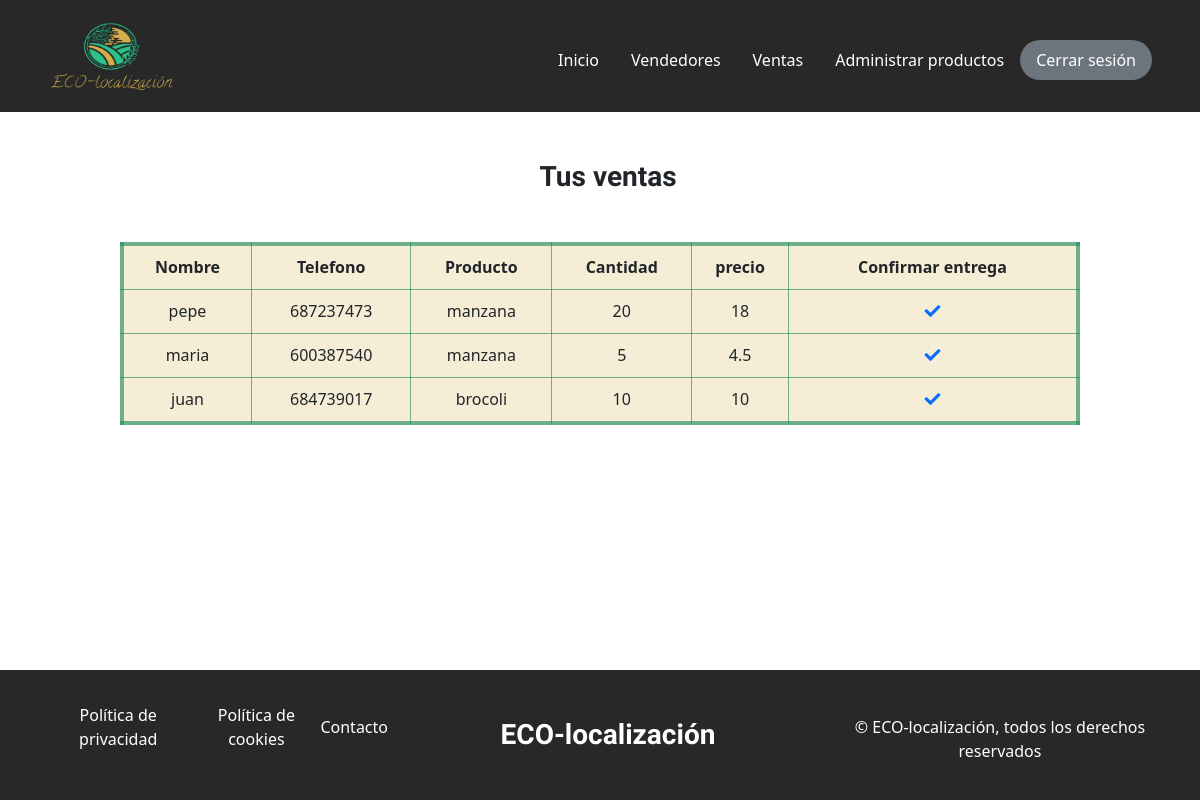
Screenshot of /administracion_productos/ventas.php (signed in) with the database file from the repository.
### tables this page shows
CREATE TABLE `ventas` (
  `id` int(8) NOT NULL,
  `id_vendedor` int(5) NOT NULL,
  `id_cliente` int(5) NOT NULL,
  `id_producto` int(8) NOT NULL,
  `cantidad` int(5) NOT NULL,
  `confirmada` tinyint(4) NOT NULL DEFAULT 0
);

CREATE TABLE `clientes` (
  `id` int(5) NOT NULL,
  `usuario` varchar(20) NOT NULL,
  `contrasena` varchar(20) NOT NULL,
  `nombre` varchar(20) NOT NULL,
  `apellidos` varchar(35) NOT NULL,
  `dni` varchar(9) NOT NULL,
  `correo` varchar(20) NOT NULL,
  `telefono` int(9) NOT NULL,
  `tipo` enum('vendedor','cliente','administrador') NOT NULL DEFAULT 'cliente',
  `confirmado` tinyint(1) NOT NULL DEFAULT 0,
  `ciudad` varchar(30) NOT NULL,
  `localidad` varchar(30) NOT NULL,
  `direccion` varchar(50) NOT NULL,
  `cp` int(5) NOT NULL
);

CREATE TABLE `productos` (
  `id` int(8) NOT NULL,
  `producto` varchar(20) NOT NULL
);

CREATE TABLE `precios` (
  `id` int(8) NOT NULL,
  `id_vendedor` int(5) NOT NULL,
  `id_producto` int(8) NOT NULL,
  `cantidad` int(8) NOT NULL,
  `precio` float NOT NULL
);

### administracion_productos/operacionesGenerales.php (called while the page is built, shortened)
<?php include_once "../php/databaseManagement.inc.php";
    function obtenerVentas($id){
        try {
            $con = new PDO("mysql:host=" . $GLOBALS['servidor'] . ";dbname=" . $GLOBALS['baseDatos'], $GLOBALS['user'], $GLOBALS['pass']);
            $sql = $con->prepare("SELECT ventas.id,clientes.nombre,clientes.telefono,productos.producto,ventas.cantidad,precios.precio from ventas,clientes,productos,precios WHERE clientes.id=ventas.id_cliente AND precios.id_producto=ventas.id_producto AND productos.id=ventas.id_producto AND precios.id_vendedor=:id AND ventas.id_vendedor = :id AND confirmada='0';");
            $sql->bindParam(":id", $id);
            $sql->execute();
            $miArray = [];
            while ($row = $sql->fetch(PDO::FETCH_ASSOC)) {
                $miArray[] = $row;
            }
        } catch (PDOException $e) {
            header("location: ../php/error.php");
        }
        return $miArray;
    }
?>

### administracion_productos/ventas.php (the view, shortened to what this page needs)
<!DOCTYPE html>
<html lang="es">
<head>
    <link rel="stylesheet" href="../fontawesome-free-5.15.4-web/css/all.min.css">
    <link rel="stylesheet" href="../css/bootstrap.min.css">
    <link rel="stylesheet" href="../css/headers.css">
    <link rel="stylesheet" href="../css/gestiones.css">
</head>
<body>
<header class="d-flex flex-wrap justify-content-center py-3 cabecera">
        <a href="../index.php" class="me-md-auto ms-5">
            <img src="../img/Captura-removebg-preview.png" class="logo">
        </a>
        <ul class="nav nav-pills mt-4">
            <li class="nav-item"><a href="../index.php" class="nav-link text-white">Inicio</a></li>
            <li class="nav-item"><a href="../vendedores/index.php" class="nav-link text-white">Vendedores</a></li>
            <?php
                if(isset($_SESSION['sesion_iniciada']) == true ){
                    $tipo = session_id();
                    if($tipo=="vendedor"){
                        echo "<li class='nav-item'><a href='ventas.php' class='nav-link text-white'>Ventas</a></li>";
                        echo "<li class='nav-item'><a href='index.php' class='nav-link text-white'>Administrar productos</a></li>";
                    }
                    echo "<li class='nav-item me-md-auto'><a href='../cerrarSesion.php' class='nav-link active bg-secondary rounded-pill me-5' aria-current='page'>Cerrar sesión</a></li>";
                }else{
                    echo "<li class='nav-item me-md-auto'><a href='../registro/index.php' class='nav-link active bg-success rounded-pill me-5' aria-current='page'>Entrar</a></li>";
                }
            ?>
        </ul>
    </header>
    <section>
        <article>
            <div class="row">
                <div>
                    <h3 class="mb-3 text-center mt-5">Tus ventas</h3>
                    <table class="fixed_headers mt-5">
                        <thead>
                            <tr>
                                <th>Nombre</th>
                                <th>Telefono</th>
                                <th>Producto</th>
                                <th>Cantidad</th>
                                <th>precio</th>
                                <th>Confirmar entrega</th>
                            </tr>
                        </thead>
                        <tbody>
                            <?php include_once "operacionesGenerales.php";
                                $venta = obtenerVentas($_SESSION['id']);
                                for ($i=0;$i<sizeof($venta);$i++){
                                    echo "<tr>";
                                        echo "<td>".$venta[$i]['nombre']."</td>";
                                        echo "<td>".$venta[$i]['telefono']."</td>";
                                        echo "<td>".$venta[$i]['producto']."</td>";
                                        echo "<td>".$venta[$i]['cantidad']."</td>";
                                        echo "<td>".($venta[$i]['precio']*$venta[$i]['cantidad'])."</td>";
                                        echo "<td><a href='confirmarVenta.php?varId=".$venta[$i]["id"]."'><i class='fas fa-solid fa-check'></i></a></td>";
                                    echo "</tr>";
                                }
                            ?>
                        </tbody>
                    </table>
                </div>
            </div>
        </article>
    </section>
    <footer class="d-flex text-white cabecera position-absolute bottom-0 end-0 w-100">
        <div class="container-fluid py-3">
            <div class="row justify-content-around align-items-center text-center">
                <div class="col-xl-4 col-sm-12">
                    <ul class="d-flex lista justify-content-around align-items-center">
                        <li><a class="text-decoration-none text-white" href="../politica/privacidad.php">Política de privacidad</a></li>
                        <li><a class="text-decoration-none text-white" href="../politica/cookies.php">Política de cookies</a></li>
                        <li><a class="text-decoration-none text-white" href="../politica/contacto.php">Contacto</a></li>
                    </ul>
                </div>
                <div class="col-xl-4 col-sm-12">
                    <a href="../index.php" class="text-decoration-none">
                        <h3 class="text-white text-center">ECO-localización</h3>
                    </a>
                </div>
                <div class="col-xl-4 mt-4 col-sm-12">
                    <p>© ECO-localización, todos los derechos reservados</p>
                </div>
            </div>
        </div>
    </footer>
</body>
</html>

### css/headers.css (style rules this page uses)
.logo { width:8rem; height: 5rem; }
h3 { font-family: 'Calligraffitti', cursive; font-weight: bold; margin-top: 2rem; margin-bottom: 2rem; margin-left: 1rem; }
.cabecera { background-color: rgb(40,40,40); }
.lista { list-style: none; }

### css/gestiones.css (style rules this page uses)
table { border: 4px #208f5ba4 solid; background-color: #d3af4d3a; width: 80%; margin-left: 10%; text-align: center; }
td,th { padding: 1%; border: 1px #208f5ba4 solid; }

### rows the page displays
ventas: id_cliente.nombre "pepe", id_cliente.telefono "687237473", id_producto.producto "manzana", cantidad "20", $venta[$i]['precio']*$venta[$i]['cantidad'] "18"
ventas: id_cliente.nombre "maria", id_cliente.telefono "600387540", id_producto.producto "manzana", cantidad "5", $venta[$i]['precio']*$venta[$i]['cantidad'] "4.5"
ventas: id_cliente.nombre "juan", id_cliente.telefono "684739017", id_producto.producto "brocoli", cantidad "10", $venta[$i]['precio']*$venta[$i]['cantidad'] "10"
